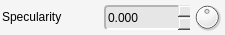
         <widget class="QFrame" name="lightSpecularity">
          <property name="minimumSize">
           <size>
            <width>225</width>
            <height>35</height>
           </size>
          </property>
          <property name="maximumSize">
           <size>
            <width>225</width>
            <height>35</height>
           </size>
          </property>
          <property name="styleSheet">
           <string notr="true">background-color: rgb(245, 245, 245);
border-radius: 4px;</string>
          </property>
          <property name="frameShape">
           <enum>QFrame::NoFrame</enum>
          </property>
          <property name="frameShadow">
           <enum>QFrame::Plain</enum>
          </property>
          <property name="lineWidth">
           <number>0</number>
          </property>
          <widget class="QLabel" name="lightSpecularity_lbl">
           <property name="geometry">
            <rect>
             <x>2</x>
             <y>2</y>
             <width>100</width>
             <height>30</height>
            </rect>
           </property>
           <property name="sizePolicy">
            <sizepolicy hsizetype="Fixed" vsizetype="Fixed">
             <horstretch>0</horstretch>
             <verstretch>0</verstretch>
            </sizepolicy>
           </property>
           <property name="minimumSize">
            <size>
             <width>100</width>
             <height>30</height>
            </size>
           </property>
           <property name="maximumSize">
            <size>
             <width>100</width>
             <height>30</height>
            </size>
           </property>
           <property name="font">
            <font>
             <weight>50</weight>
             <bold>false</bold>
            </font>
           </property>
           <property name="styleSheet">
            <string notr="true">border-width: 0px;</string>
           </property>
           <property name="text">
            <string>Specularity</string>
           </property>
           <property name="margin">
            <number>1</number>
           </property>
          </widget>
          <widget class="QDoubleSpinBox" name="lightSpecularity_value">
           <property name="geometry">
            <rect>
             <x>104</x>
             <y>5</y>
             <width>86</width>
             <height>25</height>
            </rect>
           </property>
           <property name="sizePolicy">
            <sizepolicy hsizetype="Fixed" vsizetype="Fixed">
             <horstretch>0</horstretch>
             <verstretch>0</verstretch>
            </sizepolicy>
           </property>
           <property name="minimumSize">
            <size>
             <width>86</width>
             <height>25</height>
            </size>
           </property>
           <property name="maximumSize">
            <size>
             <width>86</width>
             <height>25</height>
            </size>
           </property>
           <property name="styleSheet">
            <string notr="true">background-color: rgb(230, 230, 230);
border-top-color: rgb(180, 180, 180);
border-left-color: rgb(180, 180, 180);
border-bottom-color: rgb(255, 255, 255);
border-right-color: rgb(255, 255, 255);
border-style: solid;
border-width: 2px;</string>
           </property>
           <property name="frame">
            <bool>false</bool>
           </property>
           <property name="buttonSymbols">
            <enum>QAbstractSpinBox::UpDownArrows</enum>
           </property>
           <property name="decimals">
            <number>3</number>
           </property>
           <property name="minimum">
            <double>-9999.000000000000000</double>
           </property>
           <property name="maximum">
            <double>9999.000000000000000</double>
           </property>
           <property name="singleStep">
            <double>0.050000000000000</double>
           </property>
          </widget>
          <widget class="QDial" name="lightSpecularity_dial">
           <property name="geometry">
            <rect>
             <x>192</x>
             <y>2</y>
             <width>30</width>
             <height>30</height>
            </rect>
           </property>
           <property name="sizePolicy">
            <sizepolicy hsizetype="Fixed" vsizetype="Fixed">
             <horstretch>0</horstretch>
             <verstretch>0</verstretch>
            </sizepolicy>
           </property>
           <property name="minimumSize">
            <size>
             <width>30</width>
             <height>30</height>
            </size>
           </property>
           <property name="maximumSize">
            <size>
             <width>30</width>
             <height>30</height>
            </size>
           </property>
           <property name="styleSheet">
            <string notr="true">border-width: 0px;</string>
           </property>
           <property name="minimum">
            <number>-10000</number>
           </property>
           <property name="maximum">
            <number>10000</number>
           </property>
          </widget>
         </widget>
